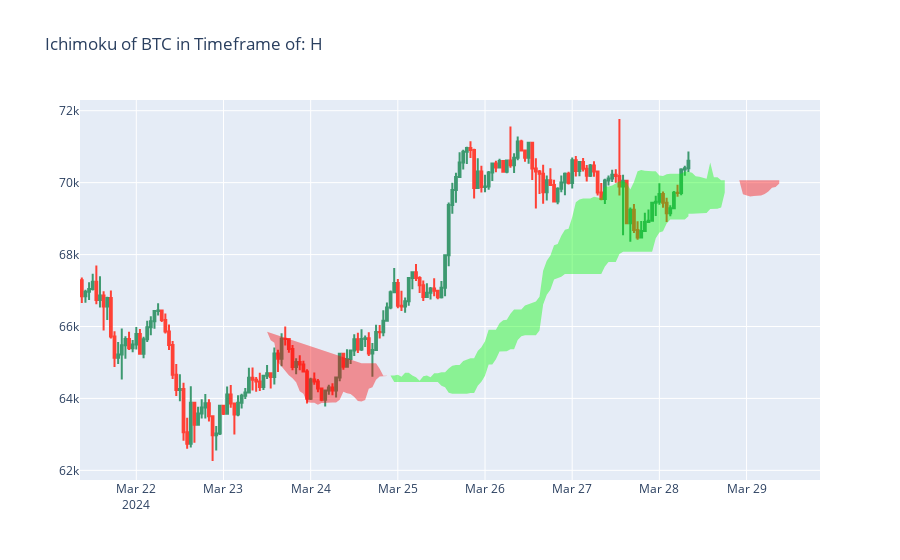

The code cell stored with this chart in its notebook:
### Code cell
IchiPlot('BTC','1h',7*24)
# 7*24 in the 1hour timeframe represents 7*24hour or 7 days (equal to 1 week).
